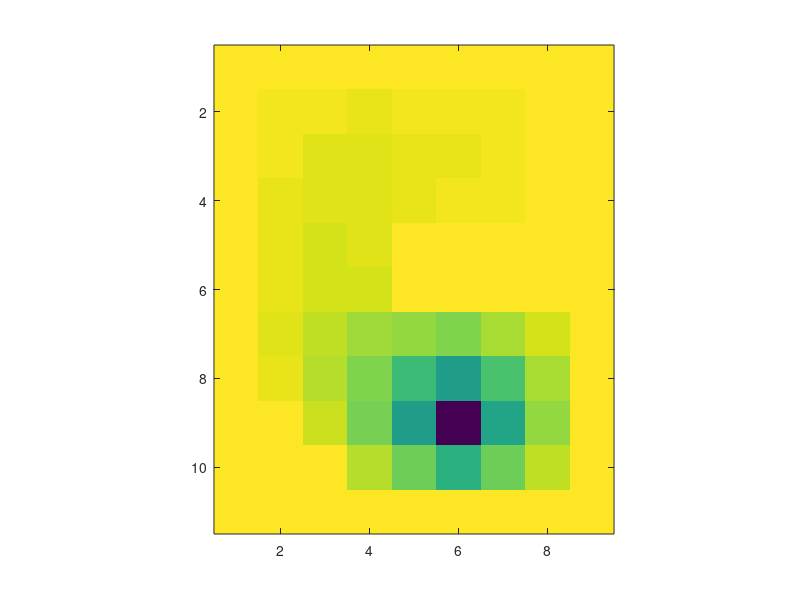

This figure's MATLAB source: (Note: this script raises an error after producing the figure.)
% parameter
tol      =  0.01;
maxIter  = 50;

% initialize map
Map = zeros(11,9);
Map(1,:) = -1; Map(11,:) = -1; Map(:,1) = -1; Map(:,9)     = -1;
Map(9,2) = -1; Map(10,2) = -1; Map(10,3)= -1; Map(5:6,5:8) = -1;

% initialize search start and goal locations
SearchStart = [3,7];
SearchGoal  = [9,6];

% initialize iterative search
SearchSolution = zeros(size(Map));
SearchSolution(Map==-1)=1;   %set obstacle cells to "1"
SearchSolution(Map==0) =0.5; %set free cells to "0.5"
SearchSolution(SearchGoal(1),SearchGoal(2)) = 0;

% iteratively solve the discrete Laplace Equation with Dirichlet boundary conditions
iter = 0; maxChange = inf;
while maxChange > tol
    iter = iter+1;
    assert(maxIter>iter, 'maxIter assert triggered. Aborting.');

    NextSearchSolution = SearchSolution;
    for x=1:1:size(Map,1)
        for y=1:1:size(Map,2)
            if and(SearchSolution(x,y)~=0,SearchSolution(x,y)~=1)
                NextSearchSolution(x,y) = 1/4*(SearchSolution(x-1,y) + ...
                                            SearchSolution(x+1,y) + ...
                                            SearchSolution(x,y-1) + ...
                                            SearchSolution(x,y+1) );
            end
        end
    end

    maxChange = max(max(abs(SearchSolution-NextSearchSolution)));
    SearchSolution = NextSearchSolution;
end


robotPos = SearchStart;
optimalPath = robotPos;
                
while ~isequal(robotPos, SearchGoal)

    % make sure we dont exceed the boundary of the map
    x_range = max(robotPos(1)-1, 1):min(robotPos(1)+1, size(Map,1));
    y_range = max(robotPos(2)-1, 1):min(robotPos(2)+1, size(Map,2));   
     
    % minimum U among neighborign cells
    Umin = inf;
    
    % search steepest gradient
    for x = x_range
        for y = y_range
        
            if Umin > SearchSolution(x,y)
                % update Umin
                Umin = SearchSolution(x,y)
                % move robot
                robotPos = [x,y];
            end
        end
    end
    
    optimalPath = [optimalPath; robotPos];
    

end


figure(3)
imagesc(SearchSolution)
set(gca, 'dataAspectRatio', [1 1 1])

% display the solution
disp(OptimalPath)
